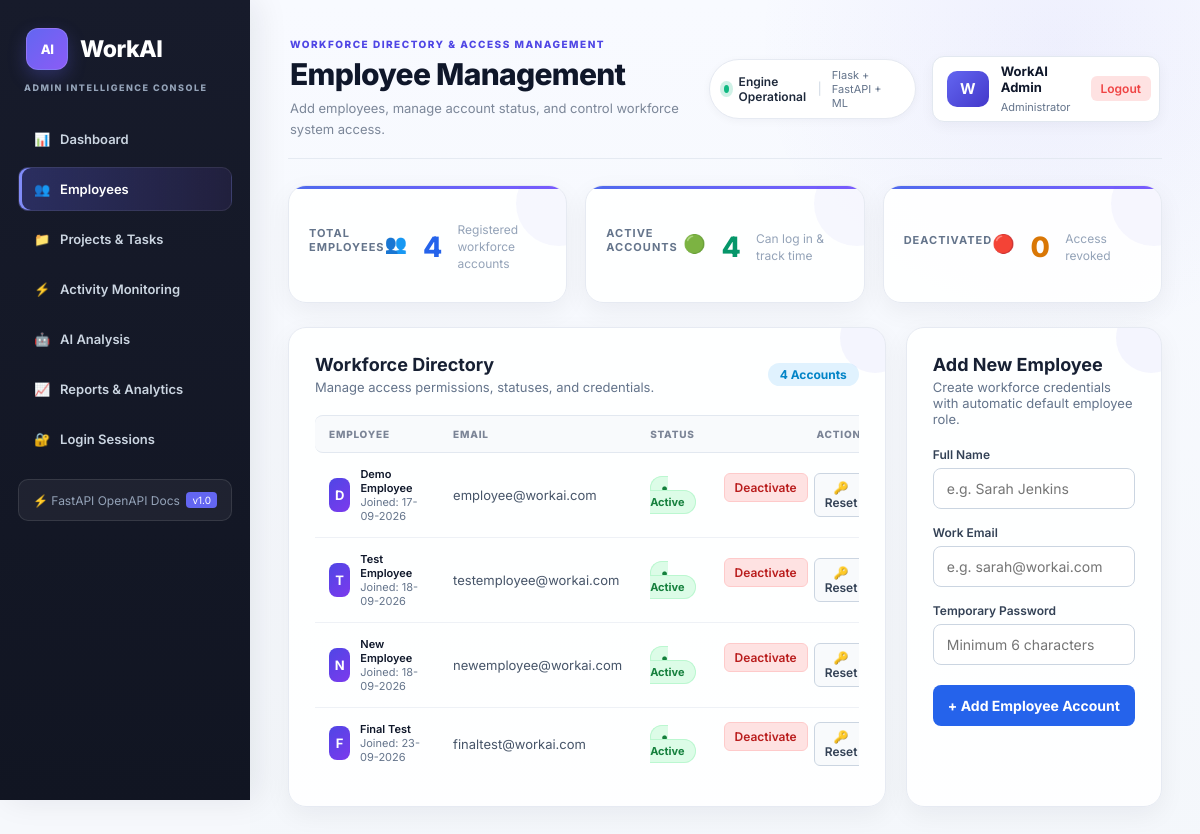
Page /admin/employees (signed in) on the earlier database version.
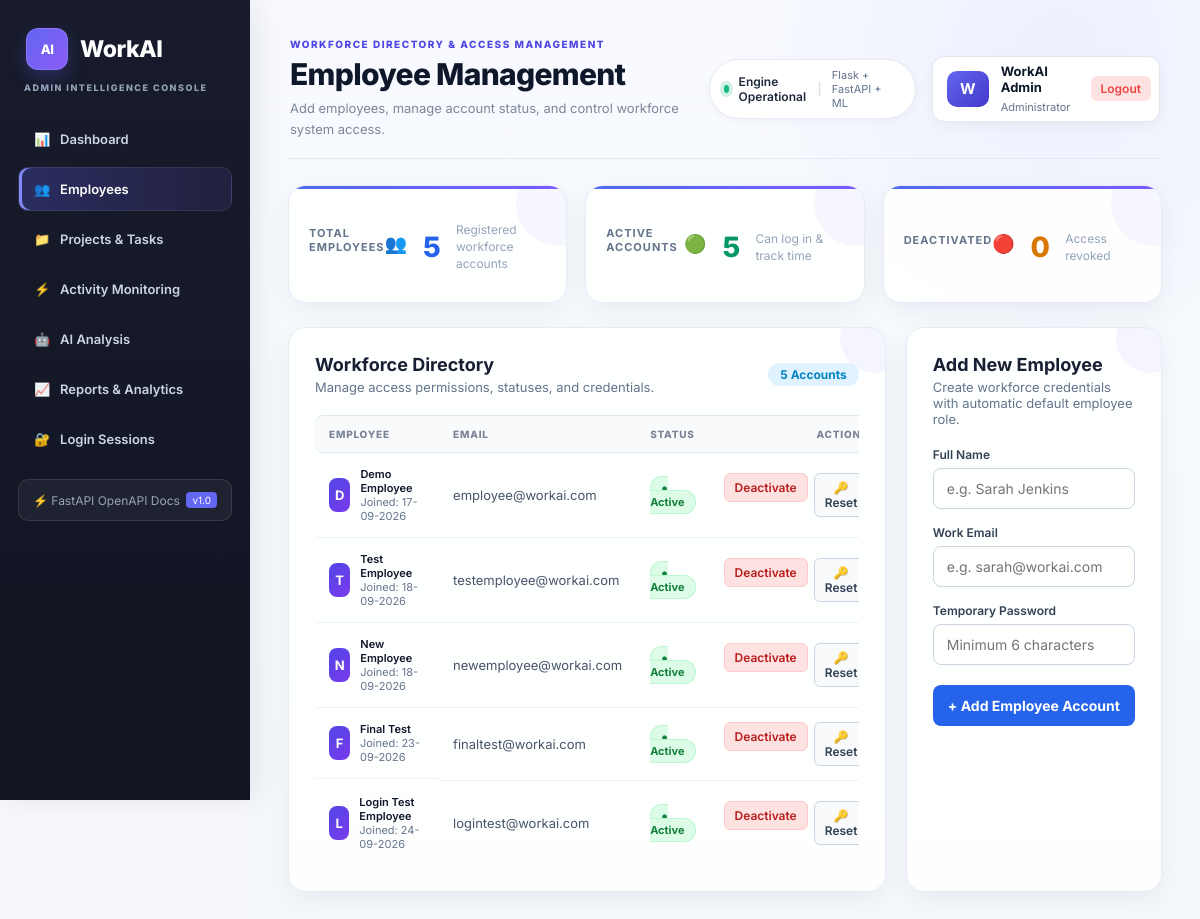
Same page on the later database version.
### models/user.py (models this page shows, shortened)
class User(UserMixin, db.Model):
    __tablename__ = "users"
    id = db.Column(db.Integer, primary_key=True)
    name = db.Column(db.String(100), nullable=False)
    email = db.Column(db.String(120), unique=True, nullable=False, index=True)
    password_hash = db.Column(db.String(255), nullable=False)
    role = db.Column(db.String(20), nullable=False, default="employee")
    is_active_account = db.Column(db.Boolean, nullable=False, default=True)
    created_at = db.Column(
        db.DateTime,
        nullable=False,
        default=db.func.current_timestamp()
    )

### routes/dashboard.py (the view, shortened to what this page needs)
@dashboard_bp.route("/admin/employees", methods=["GET", "POST"])
@login_required
@role_required("admin")
def admin_employees():
    employees = User.query.filter_by(role="employee").all()
    active_count = sum(1 for e in employees if e.is_active_account)
    inactive_count = len(employees) - active_count
    return render_template(
        "admin_employees.html",
        user=current_user,
        employees=employees,
        active_count=active_count,
        inactive_count=inactive_count
    )

### routes/dashboard.py (called while the page is built)
def role_required(role):
    def decorator(function):
        @wraps(function)
        def wrapped_function(*args, **kwargs):
            if current_user.role != role:
                flash("You are not authorized to access this page.", "danger")
                return redirect(url_for("dashboard.employee_dashboard"))
            return function(*args, **kwargs)
        return wrapped_function
    return decorator

### templates/admin_employees.html (shortened to what this page needs)
{% extends "base_admin.html" %}
{% block page_header %}
<div class="welcome-label">WORKFORCE DIRECTORY &amp; ACCESS MANAGEMENT</div>
<h1>Employee Management</h1>
<p>Add employees, manage account status, and control workforce system access.</p>
{% endblock %}
{% block content %}
<section class="stats" style="display: grid; grid-template-columns: repeat(auto-fit, minmax(220px, 1fr)); gap: 18px; margin-bottom: 24px;">
    <div class="card stat-card" style="padding: 20px;">
        <div style="display: flex; align-items: center; justify-content: space-between;">
            <div class="stat-title" style="font-size: 11px; font-weight: 700; color: #64748b; letter-spacing: 1px;">TOTAL EMPLOYEES</div>
            <span style="font-size: 18px;">👥</span>
        </div>
        <div class="stat-value blue" style="font-size: 28px; font-weight: 800; color: #3b82f6; margin: 10px 0 4px;">{{ employees|length }}</div>
        <div class="stat-note" style="font-size: 12px; color: #94a3b8;">Registered workforce accounts</div>
    </div>
    <div class="card stat-card" style="padding: 20px;">
        <div style="display: flex; align-items: center; justify-content: space-between;">
            <div class="stat-title" style="font-size: 11px; font-weight: 700; color: #64748b; letter-spacing: 1px;">ACTIVE ACCOUNTS</div>
            <span style="font-size: 18px;">🟢</span>
        </div>
        <div class="stat-value green" style="font-size: 28px; font-weight: 800; color: #10b981; margin: 10px 0 4px;">{{ active_count }}</div>
        <div class="stat-note" style="font-size: 12px; color: #94a3b8;">Can log in &amp; track time</div>
    </div>
    <div class="card stat-card" style="padding: 20px;">
        <div style="display: flex; align-items: center; justify-content: space-between;">
            <div class="stat-title" style="font-size: 11px; font-weight: 700; color: #64748b; letter-spacing: 1px;">DEACTIVATED</div>
            <span style="font-size: 18px;">🔴</span>
        </div>
        <div class="stat-value orange" style="font-size: 28px; font-weight: 800; color: #f59e0b; margin: 10px 0 4px;">{{ inactive_count }}</div>
        <div class="stat-note" style="font-size: 12px; color: #94a3b8;">Access revoked</div>
    </div>
</section>
<section style="display: grid; grid-template-columns: 1.4fr 0.6fr; gap: 20px; margin-bottom: 28px;">
    <div class="card" style="padding: 26px;">
        <div style="display: flex; justify-content: space-between; align-items: center; margin-bottom: 20px;">
            <div>
                <h3 style="margin: 0 0 4px; font-size: 18px; font-weight: 700;">Workforce Directory</h3>
                <p style="margin: 0; color: #64748b; font-size: 13px;">Manage access permissions, statuses, and credentials.</p>
            </div>
            <span style="font-size: 12px; font-weight: 700; background: #e0f2fe; color: #0284c7; padding: 4px 12px; border-radius: 20px;">
                {{ employees|length }} Accounts
            </span>
        </div>
        {% if employees %}
        <div style="overflow-x: auto;">
            <table style="width: 100%; border-collapse: separate; border-spacing: 0;">
                <thead>
                    <tr style="background: #f8fafc; text-align: left; font-size: 11px; text-transform: uppercase; color: #64748b; letter-spacing: 0.8px;">
                        <th style="padding: 12px 14px; border-bottom: 1px solid #e2e8f0; border-top: 1px solid #e2e8f0; border-radius: 8px 0 0 8px;">Employee</th>
                        <th style="padding: 12px 14px; border-bottom: 1px solid #e2e8f0; border-top: 1px solid #e2e8f0;">Email</th>
                        <th style="padding: 12px 14px; border-bottom: 1px solid #e2e8f0; border-top: 1px solid #e2e8f0;">Status</th>
                        <th style="padding: 12px 14px; border-bottom: 1px solid #e2e8f0; border-top: 1px solid #e2e8f0; border-radius: 0 8px 8px 0; text-align: right;">Actions</th>
                    </tr>
                </thead>
                <tbody>
                    {% for employee in employees %}
                    <tr style="border-bottom: 1px solid #f1f5f9;">
                        <td style="padding: 14px; font-weight: 600; color: #0f172a; display: flex; align-items: center; gap: 10px;">
                            <div style="width: 34px; height: 34px; border-radius: 8px; background: linear-gradient(135deg, #4f46e5, #7c3aed); color: white; display: grid; place-items: center; font-weight: 700; font-size: 13px;">
                                {{ employee.name[0] | upper }}
                            </div>
                            <div>
                                <div>{{ employee.name }}</div>
                                <span style="font-size: 11px; color: #64748b; font-weight: 400;">Joined: {{ employee.created_at.strftime('%d-%m-%Y') if employee.created_at else "Active" }}</span>
                            </div>
                        </td>
                        <td style="padding: 14px; font-size: 13px; color: #475569;">
                            {{ employee.email }}
                        </td>
                        <td style="padding: 14px;">
                            {% if employee.is_active_account %}
                                <span style="font-size: 11px; font-weight: 700; padding: 4px 10px; border-radius: 20px; background: #dcfce7; color: #15803d; border: 1px solid #bbf7d0;">
                                    ● Active
                                </span>
                            {% else %}
                                <span style="font-size: 11px; font-weight: 700; padding: 4px 10px; border-radius: 20px; background: #fee2e2; color: #b91c1c; border: 1px solid #fecaca;">
                                    ● Inactive
                                </span>
                            {% endif %}
                        </td>
                        <td style="padding: 14px; text-align: right;">
                            <div style="display: inline-flex; gap: 6px;">
                                <form method="POST" action="{{ url_for('dashboard.toggle_employee_status', user_id=employee.id) }}" style="display: inline;">
                                    <button type="submit" style="padding: 6px 10px; font-size: 12px; font-weight: 600; border-radius: 6px; cursor: pointer; border: 1px solid #cbd5e1;
                                        {% if employee.is_active_account %}background: #fee2e2; color: #b91c1c; border-color: #fecaca;{% else %}background: #dcfce7; color: #15803d; border-color: #bbf7d0;{% endif %}"
                                        title="{% if employee.is_active_account %}Deactivate Account{% else %}Activate Account{% endif %}">
                                        {% if employee.is_active_account %}Deactivate{% else %}Activate{% endif %}
                                    </button>
                                </form>
                                <button type="button" onclick="openResetPasswordModal('{{ employee.id }}', '{{ employee.name }}')" style="padding: 6px 10px; font-size: 12px; font-weight: 600; border-radius: 6px; cursor: pointer; background: #f8fafc; border: 1px solid #cbd5e1; color: #334155;">
                                    🔑 Reset
                                </button>
                            </div>
                        </td>
                    </tr>
                    {% endfor %}
                </tbody>
            </table>
        </div>
        {% else %}
        <div style="text-align: center; padding: 40px 20px; color: #94a3b8;">
            No employees registered yet.
        </div>
        {% endif %}
    </div>
    <div class="card" style="padding: 26px;">
        <div style="margin-bottom: 20px;">
            <h3 style="margin: 0 0 4px; font-size: 18px; font-weight: 700;">Add New Employee</h3>
            <p style="margin: 0; color: #64748b; font-size: 13px;">Create workforce credentials with automatic default employee role.</p>
        </div>
        <form method="POST" action="{{ url_for('dashboard.admin_employees') }}">
            <div style="margin-bottom: 16px;">
                <label style="display: block; font-size: 12px; font-weight: 600; color: #334155; margin-bottom: 6px;">
                    Full Name
                </label>
                <input type="text" name="name" placeholder="e.g. Sarah Jenkins" required style="width: 100%; padding: 11px 13px; border: 1px solid #cbd5e1; border-radius: 8px; font-size: 14px;">
            </div>
            <div style="margin-bottom: 16px;">
                <label style="display: block; font-size: 12px; font-weight: 600; color: #334155; margin-bottom: 6px;">
                    Work Email
                </label>
                <input type="email" name="email" placeholder="e.g. sarah@workai.com" required style="width: 100%; padding: 11px 13px; border: 1px solid #cbd5e1; border-radius: 8px; font-size: 14px;">
            </div>
            <div style="margin-bottom: 20px;">
                <label style="display: block; font-size: 12px; font-weight: 600; color: #334155; margin-bottom: 6px;">
                    Temporary Password
                </label>
                <input type="password" name="password" placeholder="Minimum 6 characters" minlength="6" required style="width: 100%; padding: 11px 13px; border: 1px solid #cbd5e1; border-radius: 8px; font-size: 14px;">
            </div>
            <button type="submit" style="width: 100%; padding: 12px; background: #2563eb; color: white; border: none; border-radius: 8px; font-weight: 700; font-size: 14px; cursor: pointer;">
                + Add Employee Account
            </button>
        </form>
    </div>
</section>
{% endblock %}

### templates/base_admin.html (shortened to what this page needs)
<!DOCTYPE html>
<html lang="en">
<head>
    <link rel="stylesheet" href="{{ url_for('static', filename='css/workai.css') }}">
</head>
<body>
<aside class="sidebar">
    <div class="brand">
        <div class="brand-icon">AI</div>
        WorkAI
    </div>
    <div class="admin-label" style="margin: -26px 0 24px 6px;">ADMIN INTELLIGENCE CONSOLE</div>
    <a href="{{ url_for('dashboard.admin_dashboard') }}" class="nav-item {% if request.endpoint == 'dashboard.admin_dashboard' %}active{% endif %}" style="text-decoration: none;">
        <span>📊 &nbsp; Dashboard</span>
    </a>
    <a href="{{ url_for('dashboard.admin_employees') }}" class="nav-item {% if request.endpoint == 'dashboard.admin_employees' %}active{% endif %}" style="text-decoration: none;">
        <span>👥 &nbsp; Employees</span>
    </a>
    <a href="{{ url_for('dashboard.admin_projects') }}" class="nav-item {% if request.endpoint == 'dashboard.admin_projects' %}active{% endif %}" style="text-decoration: none;">
        <span>📁 &nbsp; Projects & Tasks</span>
    </a>
    <a href="{{ url_for('dashboard.admin_activity') }}" class="nav-item {% if request.endpoint == 'dashboard.admin_activity' %}active{% endif %}" style="text-decoration: none;">
        <span>⚡ &nbsp; Activity Monitoring</span>
    </a>
    <a href="{{ url_for('dashboard.admin_ai_analysis') }}" class="nav-item {% if request.endpoint == 'dashboard.admin_ai_analysis' %}active{% endif %}" style="text-decoration: none;">
        <span>🤖 &nbsp; AI Analysis</span>
    </a>
    <a href="{{ url_for('dashboard.admin_reports') }}" class="nav-item {% if request.endpoint == 'dashboard.admin_reports' %}active{% endif %}" style="text-decoration: none;">
        <span>📈 &nbsp; Reports & Analytics</span>
    </a>
    <a href="{{ url_for('dashboard.admin_login_sessions') }}" class="nav-item {% if request.endpoint == 'dashboard.admin_login_sessions' %}active{% endif %}" style="text-decoration: none;">
        <span>🔐 &nbsp; Login Sessions</span>
    </a>
    <a href="/docs" target="_blank" class="api-link-badge">
        <span>⚡ FastAPI OpenAPI Docs</span>
        <span style="font-size: 10px; background: #6366f1; color: white; padding: 2px 6px; border-radius: 4px;">v1.0</span>
    </a>
</aside>
<main class="main">
    <header class="topbar">
        <div>
            {% block page_header %}{% endblock %}
        </div>
        <div style="display: flex; align-items: center; gap: 16px;">
            <div class="system-status-pill">
                <span class="system-dot"></span>
                <span style="font-weight: 600; color: #1e293b;">Engine Operational</span>
                <span style="color: #cbd5e1;">|</span>
                <span style="color: #64748b; font-size: 11px;">Flask + FastAPI + ML</span>
            </div>
            <div class="user-box" style="display: flex; align-items: center; gap: 12px; background: white; padding: 6px 14px; border-radius: 12px; border: 1px solid #e2e8f0;">
                <div class="avatar" style="width: 36px; height: 36px; border-radius: 10px; background: linear-gradient(135deg, #6366f1, #4338ca); color: white; display: grid; place-items: center; font-weight: 700;">
                    {{ current_user.name[0] | upper }}
                </div>
                <div>
                    <strong style="display: block; font-size: 13px; color: #0f172a;">{{ current_user.name }}</strong>
                    <span style="font-size: 11px; color: #64748b;">Administrator</span>
                </div>
                <a class="logout" href="{{ url_for('auth.logout') }}" style="margin-left: 8px; font-size: 12px; color: #ef4444; text-decoration: none; font-weight: 600; padding: 5px 10px; border-radius: 6px; background: #fee2e2;">
                    Logout
                </a>
            </div>
        </div>
    </header>
    {% block content %}{% endblock %}
</main>
</body>
</html>

### templates/base_admin.html (style rules this page uses)
.system-status-pill { display: inline-flex; align-items: center; gap: 10px; background: #ffffff; border: 1px solid var(--border, #e2e8f0); padding: 8px 14px; border-radius: 999px; box-shadow: 0 2px 8px rgba(15, 23, 42, 0.04); font-size: 12px; }
.system-dot { width: 8px; height: 8px; border-radius: 50%; background: #10b981; box-shadow: 0 0 0 4px rgba(16, 185, 129, 0.2); }
.api-link-badge { margin-top: 18px; padding: 12px 14px; background: rgba(255, 255, 255, 0.05); border: 1px solid rgba(255, 255, 255, 0.1); border-radius: 10px; display: flex; align-items: center; justify-content: space-between; color: #94a3b8; font-size: 12px; text-decoration: none; transition: 0.2s ease; }

Differences in the rows shown:
added User: name "L", name "Login Test Employee", created_at "24-09-2026", email "logintest@workai.com", is_active_account "● Active"
Other differences:
{{ employees|length }}: "4" → "5"
{{ active_count }}: "4" → "5"
